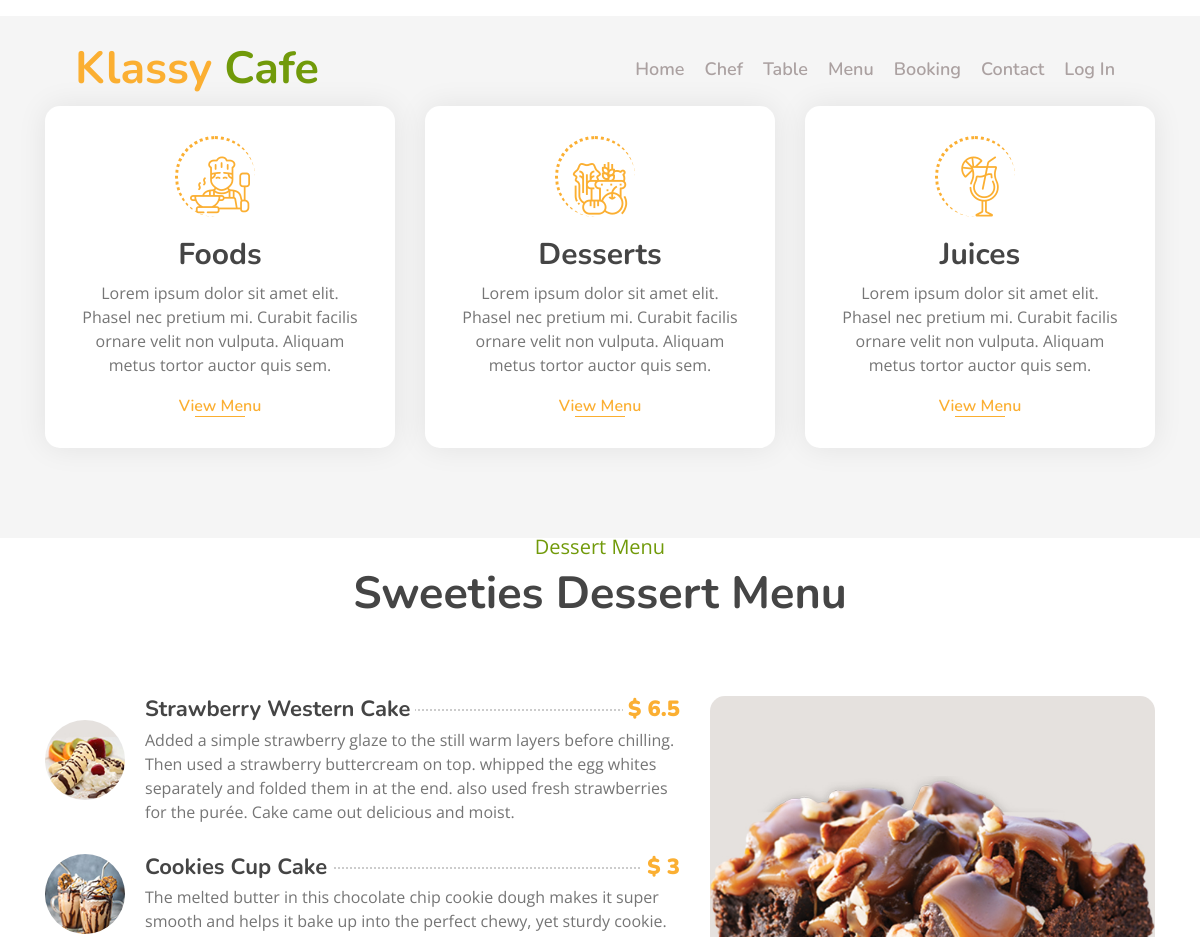
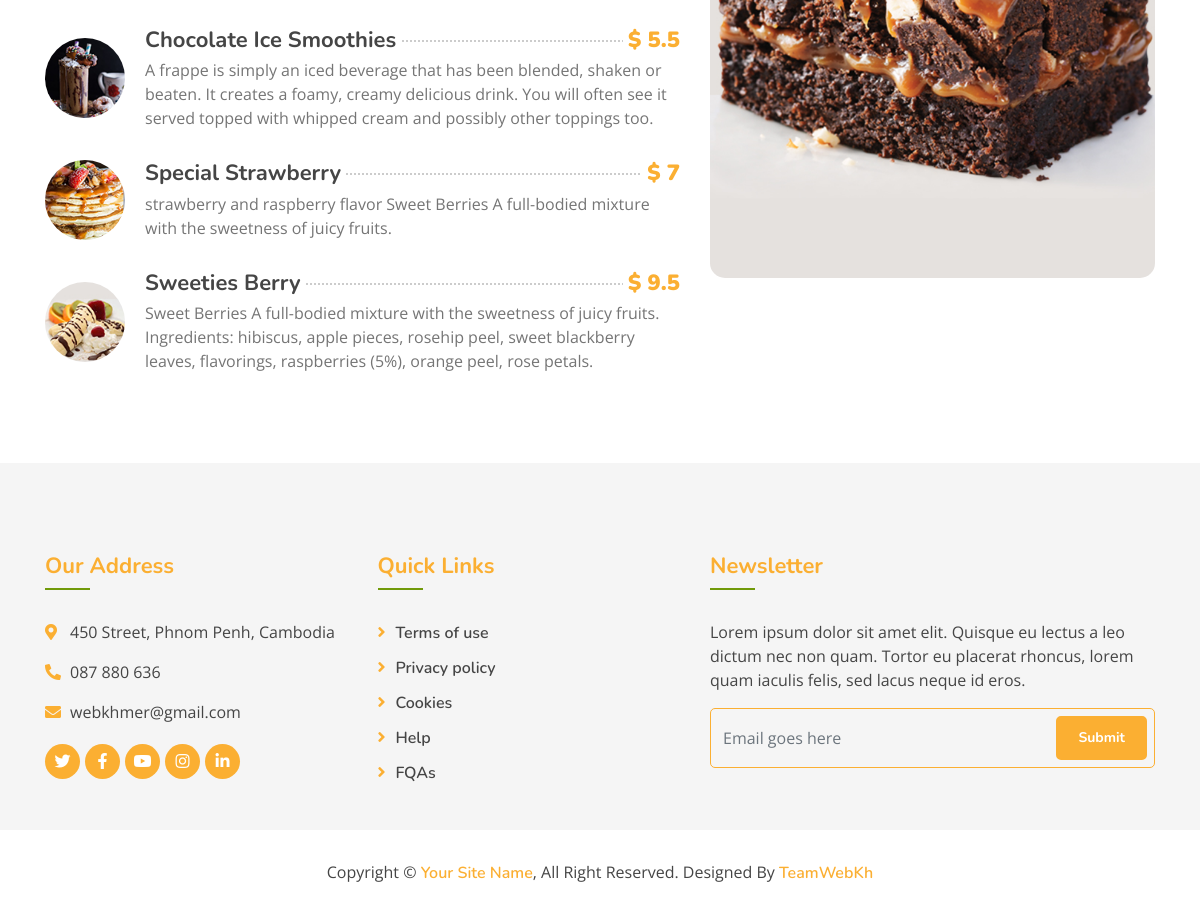
/KlassyCafe/index.php?p=dessertMenu, run on the app's committed database (2 pictures, top to bottom).
### tables this page shows
CREATE TABLE IF NOT EXISTS `tbl_food` (
  `id` int UNSIGNED NOT NULL AUTO_INCREMENT,
  `name` varchar(100) NOT NULL,
  `ingridient` mediumtext NOT NULL,
  `price` double NOT NULL,
  `img` varchar(50) NOT NULL,
  `cid` varchar(20) NOT NULL,
  `trash` tinyint NOT NULL,
  PRIMARY KEY (`id`)
);

### KlassyCafe/pages/DessertMenu.php (the view, shortened to what this page needs)
<div style="margin-top:-2.4%;">
	<div class="food">
				<div class="container">
					<div class="row align-items-center">
						<div class="col-md-4">
							<div class="food-item">
								<i class="flaticon-cooking"></i>
								<h2>Foods</h2>
								<p>
									Lorem ipsum dolor sit amet elit. Phasel nec pretium mi. Curabit facilis ornare velit non vulputa. Aliquam metus tortor auctor quis sem.
								</p>
								<a href="index.php?p=foodMenu">View Menu</a>
							</div>
						</div>
						<div class="col-md-4">
							<div class="food-item">
								<i class="flaticon-fruits-and-vegetables"></i>
								<h2>Desserts</h2>
								<p>
									Lorem ipsum dolor sit amet elit. Phasel nec pretium mi. Curabit facilis ornare velit non vulputa. Aliquam metus tortor auctor quis sem.
								</p>
								<a href="index.php?p=dessertMenu">View Menu</a>
							</div>
						</div>
						<div class="col-md-4">
							<div class="food-item">
								<i class="flaticon-cocktail"></i>
								<h2>Juices</h2>
								<p>
									Lorem ipsum dolor sit amet elit. Phasel nec pretium mi. Curabit facilis ornare velit non vulputa. Aliquam metus tortor auctor quis sem.
								</p>
								<a href="index.php?p=juiceMenu">View Menu</a>
							</div>
						</div>
					</div>
				</div>
			</div>
	<div class="menu"  style="margin-top:-8%;">
            <div class="container">
                <div class="section-header text-center">
                    <p>Dessert Menu</p>
                    <h2>Sweeties Dessert Menu</h2>
                </div>
                <div class="menu-tab">
                    <div class="tab-content">
                        <div id="snacks" class="container tab-pane active">
                            <div class="row">
                                <div class="col-lg-7 col-md-12">
                                    <?php
									$xml = "SELECT * FROM tbl_food WHERE cid = 'dessert' AND trash=0 order by id desc";
									$result = mysqli_query($conn,$xml);
									while($row = mysqli_fetch_array($result))
									{
								?>
                                    <div class="menu-item">
                                        <div class="menu-img">
                                            <img src="img/<?=$row['cid'];?>/<?=$row['img'];?>" alt="Image">
                                        </div>
                                        <div class="menu-text">
                                            <h3><span><?=$row['name'];?></span> <strong>$ <?=$row['price'];?></strong></h3>
                                            <p><?=$row['ingridient'];?></p>
                                        </div>
                                    </div>
									<?php
									}
									?>
                                </div>
                                <div class="col-lg-5 d-none d-lg-block">
                                    <img src="img/menu-dessert.jpg" alt="Image">
                                </div>
                            </div>
                        </div>
                    </div>
                </div>
            </div>
    </div>
</div>

### KlassyCafe/css/style.css (style rules this page uses)
body { color: #757575; background: #ffffff; font-family: 'open sans', sans-serif; }
h1, h2, h3, h4, h5, h6 { color: #454545; font-family: 'Nunito', sans-serif; }
a { font-family: 'Nunito', sans-serif; font-weight: 600; color: #fbaf32; transition: .3s; }
[class^="flaticon-"]:before, [class*=" flaticon-"]:before, [class^="flaticon-"]:after, [class*=" flaticon-"]:after { font-size: inherit; margin-left: 0; }
.section-header { position: relative; margin-bottom: 45px; }
.section-header p { color: #719a0a; margin-bottom: 5px; position: relative; font-size: 20px; }
.section-header h2 { margin: 0; position: relative; font-size: 45px; font-weight: 700; }
.food { position: relative; width: 100%; padding: 90px 0 60px 0; margin: 45px 0; background: rgba(0, 0, 0, .04); }
.food .food-item { position: relative; width: 100%; margin-bottom: 30px; padding: 50px 30px 30px; text-align: center; background: #ffffff; border-radius: 15px; box-shadow: 0 0 30px rgba(0, 0, 0, .08); transition: .3s; }
.food .food-item i { position: relative; display: inline-block; color: #fbaf32; font-size: 60px; line-height: 60px; margin-bottom: 20px; transition: .3s; }
.food .food-item i::after { position: absolute; content: ""; width: calc(100% + 20px); height: calc(100% + 20px); top: -20px; left: -15px; border: 3px dotted #fbaf32; border-right: transparent; border-bottom: transparent; border-radius: 100px; transition: .3s; }
.food .food-item h2 { font-size: 30px; font-weight: 700; }
.food .food-item a { position: relative; font-size: 16px; }
.food .food-item a::after { position: absolute; content: ""; width: 50px; height: 1px; bottom: 0; left: calc(50% - 25px); background: #fbaf32; transition: .3s; }
.menu { position: relative; padding: 45px 0 15px 0; }
.menu .menu-tab { position: relative; }
.menu .menu-tab img { max-width: 100%; border-radius: 15px; }
.menu .menu-tab .tab-content { padding: 30px 0 0 0; background: transparent; }
.menu .menu-tab .tab-content .container { padding: 0; }
.menu .menu-item { position: relative; margin-bottom: 30px; display: flex; align-items: center; }
.menu .menu-img { width: 80px; margin-right: 20px; }
.menu .menu-img img { width: 100%; border-radius: 100px; }
.menu .menu-text { width: calc(100% - 100px); }
.menu .menu-text h3 { position: relative; display: block; font-size: 22px; font-weight: 700; }
.menu .menu-text h3::after { position: absolute; content: ""; width: 100%; height: 0; top: 13px; left: 0; border-top: 2px dotted #cccccc; z-index: -1; }
.menu .menu-text h3 span { display: inline-block; float: left; padding-right: 5px; background: #ffffff; }
.menu .menu-text h3 strong { display: inline-block; float: right; padding-left: 5px; color: #fbaf32; background: #ffffff; }
.menu .menu-text p { position: relative; margin: 5px 0 0 0; float: left; display: block; }

### data on the page
tbl_food: cid+img (picture), name "Strawberry Western Cake", price "6.5", ingridient "Added a simple strawberry glaze to the still warm layers before chilling. Then used a strawberry buttercream on top. whipped the egg whites separately and folded them in at the end. also used fresh strawberries for the purée. Cake came out delicious and moist."
tbl_food: cid+img (picture), name "Cookies Cup Cake", price "3", ingridient "The melted butter in this chocolate chip cookie dough makes it super smooth and helps it bake up into the perfect chewy, yet sturdy cookie."
tbl_food: cid+img (picture), name "Chocolate Ice Smoothies", price "5.5", ingridient "A frappe is simply an iced beverage that has been blended, shaken or beaten. It creates a foamy, creamy delicious drink. You will often see it served topped with whipped cream and possibly other toppings too."
tbl_food: cid+img (picture), name "Special Strawberry", price "7", ingridient "strawberry and raspberry flavor Sweet Berries A full-bodied mixture with the sweetness of juicy fruits."
tbl_food: cid+img (picture), name "Sweeties Berry", price "9.5", ingridient "Sweet Berries A full-bodied mixture with the sweetness of juicy fruits. Ingredients: hibiscus, apple pieces, rosehip peel, sweet blackberry leaves, flavorings, raspberries (5%), orange peel, rose petals."
